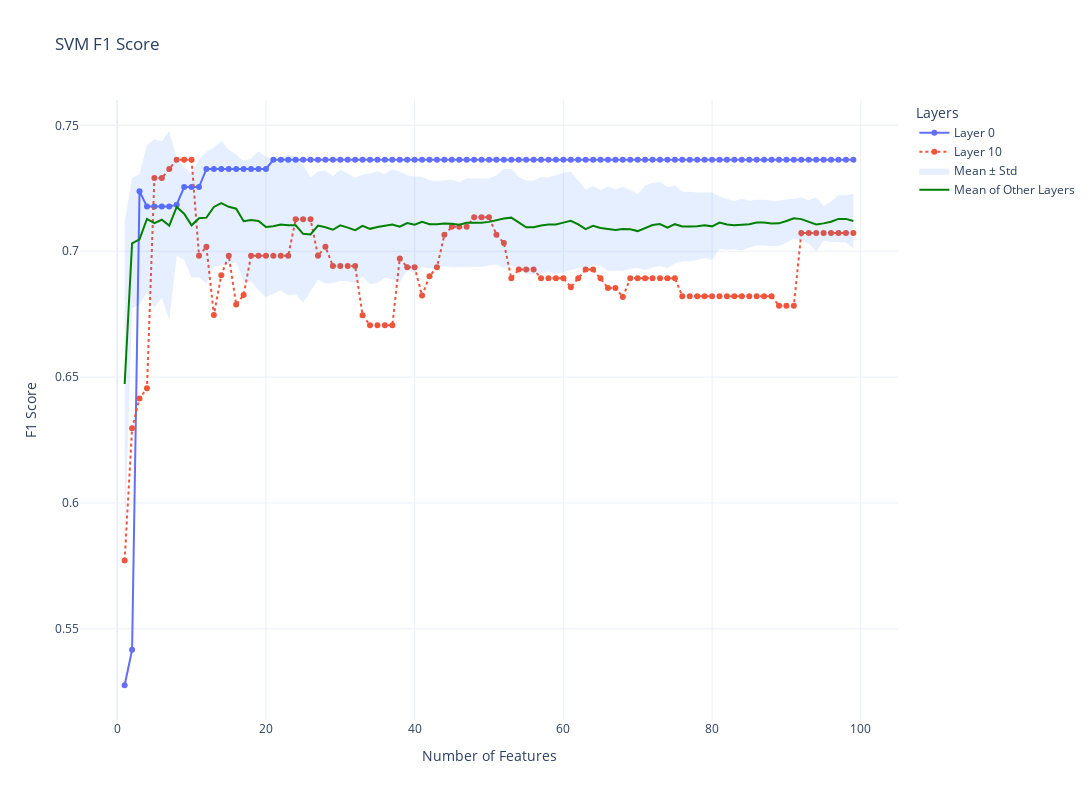

Here is the notebook cell this chart was saved with:
### Code cell
plot_decision_tree_f1(svm_results, selected_layers=[0, 10], title="SVM F1 Score")
